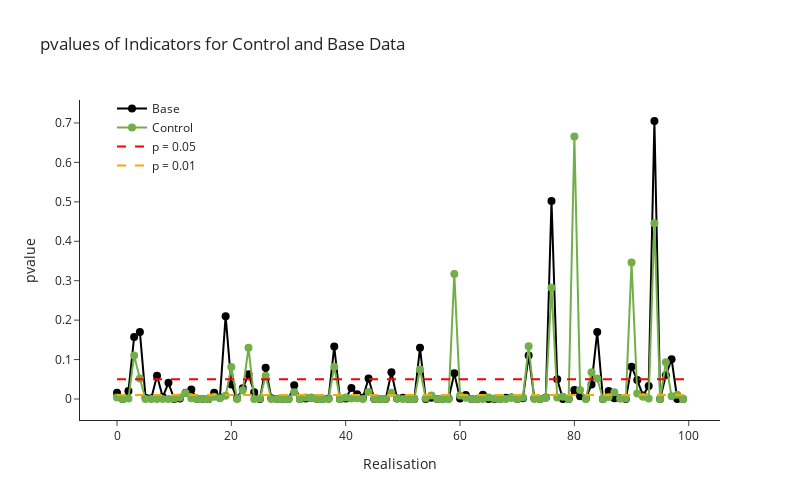

Source (notebook cell):
### Markdown cell above
## Plot of pvalue for each realisation

### Code cell
# Plot of pvalue for each realization
fig = go.Figure()
fig.add_trace(go.Scatter(
    x=np.arange(len(slopes_base)),
    y=pvalues_base,
    mode='lines+markers',
    name='Base',
    marker=dict(color='black', size=8)
)
)
fig.add_trace(go.Scatter(
    x=np.arange(len(slopes_control)),
    y=pvalues_control,
    mode='lines+markers',
    name='Control',
    marker=dict(color='rgb(115,175,72)', size=8)
)
)
fig.add_trace(go.Scatter(x=[0,100], y=[0.05, 0.05],
    mode='lines',
    line=dict(color='red', width=2, dash='dash'),
    name='p = 0.05',
    showlegend=True))

fig.add_trace(go.Scatter(x=[0,100], y=[0.01, 0.01],
    mode='lines',
    line=dict(color='orange', width=2, dash='dash'),
    name='p = 0.01',
    showlegend=True))

fig.update_layout(
    title='pvalues of Indicators for Control and Base Data',
    xaxis_title='Realisation',
    yaxis_title='pvalue',
    height=500,
    width=800,
    template='simple_white',
    legend=dict(yanchor='bottom', y=0.75, x=0.05)

)

fig.show()

### Figure 1 — Plotly figure (JSON) as saved in the notebook; plotly's stock layout.template omitted (floating-point values rounded to 4 significant figures)
{"data": [{"marker": {"color": "black", "size": 8}, "mode": "lines+markers", "name": "Base", "type": "scatter", "x": [0, 1, 2, 3, 4, 5, 6, 7, 8, 9, 10, 11, 12, 13, 14, 15, 16, 17, 18, 19, 20, 21, 22, 23, 24, 25, 26, 27, 28, 29, 30, 31, 32, 33, 34, 35, 36, 37, 38, 39, 40, 41, 42, 43, 44, 45, 46, 47, 48, 49, 50, 51, 52, 53, 54, 55, 56, 57, 58, 59, 60, 61, 62, 63, 64, 65, 66, 67, 68, 69, 70, 71, 72, 73, 74, 75, 76, 77, 78, 79, 80, 81, 82, 83, 84, 85, 86, 87, 88, 89, 90, 91, 92, 93, 94, 95, 96, 97, 98, 99], "y": [0.016, 0.0, 0.02, 0.157, 0.17, 0.003, 0.002, 0.059, 0.005, 0.041, 0.0, 0.001, 0.016, 0.024, 0.0, 0.0, 0.0, 0.016, 0.004, 0.21, 0.037, 0.001, 0.027, 0.063, 0.017, 0.0, 0.079, 0.002, 0.0, 0.0, 0.0, 0.035, 0.0, 0.001, 0.003, 0.0, 0.0, 0.001, 0.133, 0.0, 0.001, 0.028, 0.012, 0.003, 0.052, 0.0, 0.0, 0.0, 0.068, 0.001, 0.003, 0.0, 0.0, 0.13, 0.0, 0.003, 0.0, 0.0, 0.001, 0.065, 0.001, 0.01, 0.0, 0.0, 0.011, 0.0, 0.0, 0.0, 0.003, 0.004, 0.0, 0.002, 0.11, 0.002, 0.0, 0.004, 0.502, 0.05, 0.0, 0.0, 0.023, 0.007, 0.001, 0.037, 0.17, 0.0, 0.02, 0.002, 0.002, 0.0, 0.082, 0.048, 0.009, 0.033, 0.705, 0.0, 0.06, 0.101, 0.0, 0.0]}, {"marker": {"color": "rgb(115,175,72)", "size": 8}, "mode": "lines+markers", "name": "Control", "type": "scatter", "x": [0, 1, 2, 3, 4, 5, 6, 7, 8, 9, 10, 11, 12, 13, 14, 15, 16, 17, 18, 19, 20, 21, 22, 23, 24, 25, 26, 27, 28, 29, 30, 31, 32, 33, 34, 35, 36, 37, 38, 39, 40, 41, 42, 43, 44, 45, 46, 47, 48, 49, 50, 51, 52, 53, 54, 55, 56, 57, 58, 59, 60, 61, 62, 63, 64, 65, 66, 67, 68, 69, 70, 71, 72, 73, 74, 75, 76, 77, 78, 79, 80, 81, 82, 83, 84, 85, 86, 87, 88, 89, 90, 91, 92, 93, 94, 95, 96, 97, 98, 99], "y": [0.004, 0.0, 0.001, 0.11, 0.052, 0.0, 0.0, 0.0, 0.0, 0.0, 0.001, 0.004, 0.015, 0.002, 0.0, 0.0, 0.0, 0.006, 0.002, 0.008, 0.081, 0.0, 0.022, 0.13, 0.0, 0.001, 0.059, 0.0, 0.0, 0.0, 0.0, 0.017, 0.0, 0.004, 0.003, 0.0, 0.0, 0.0, 0.082, 0.0, 0.004, 0.001, 0.002, 0.0, 0.018, 0.0, 0.0, 0.0, 0.016, 0.002, 0.0, 0.0, 0.0, 0.075, 0.002, 0.009, 0.0, 0.0, 0.0, 0.317, 0.009, 0.003, 0.0, 0.0, 0.0, 0.004, 0.001, 0.0, 0.0, 0.004, 0.0, 0.004, 0.134, 0.0, 0.0, 0.003, 0.282, 0.004, 0.006, 0.0, 0.666, 0.023, 0.0, 0.068, 0.052, 0.0, 0.005, 0.017, 0.001, 0.001, 0.346, 0.014, 0.006, 0.001, 0.446, 0.0, 0.093, 0.007, 0.011, 0.0]}, {"line": {"color": "red", "dash": "dash", "width": 2}, "mode": "lines", "name": "p = 0.05", "showlegend": true, "type": "scatter", "x": [0, 100], "y": [0.05, 0.05]}, {"line": {"color": "orange", "dash": "dash", "width": 2}, "mode": "lines", "name": "p = 0.01", "showlegend": true, "type": "scatter", "x": [0, 100], "y": [0.01, 0.01]}], "layout": {"height": 500, "legend": {"x": 0.05, "y": 0.75, "yanchor": "bottom"}, "title": {"text": "pvalues of Indicators for Control and Base Data"}, "width": 800, "xaxis": {"title": {"text": "Realisation"}}, "yaxis": {"title": {"text": "pvalue"}}}}
